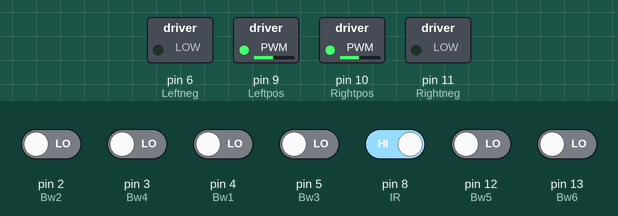
A sketch run on a simulated Arduino Uno, built with avr-gcc and run on an emulated ATmega328P. Shown: switched loads named in the sketch (green lamp = pin HIGH). The inputs (shaded band) are chosen by the test bench; at power-on: pin 8 (IR) HIGH, pin 2 (Bw2), pin 3 (Bw4), pin 4 (Bw1), pin 5 (Bw3), pin 12 (Bw5), pin 13 (Bw6) LOW.

Above: at 1.2 s.
1.3 s: pin 12 (Bw5) driven HIGH
At 1.45 s:
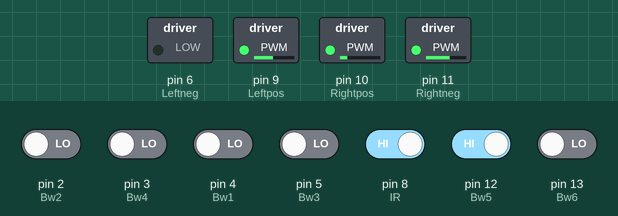
At 2.1 s:
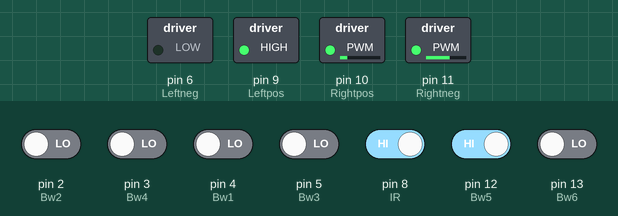
Timing chart, 0 to 1.7 s (numbered marks = the images above; inputs shaded):
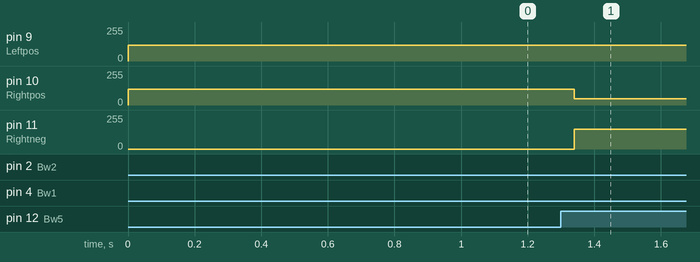

The sketch:

Finalprojectcodeeee.ino
```cpp
#define Bw1 4
#define Bw2 2
#define Bw3 5
#define Bw4 3
#define Bw5 12
#define Bw6 13
#define IR 8
#define Rightpos 10
#define Rightneg 11
#define Leftpos 9
#define Leftneg 6
// - 3 (V2) - 5 (V4) - 2 (V1) - 4 (V3)
int V1;
int V2;
int V3;
int V4;
int V5;
int V6;
// 6 Low 9 high > forward motion
// 10 high 11 low > forward motion
int IRreading;
bool onTrack;
void moveCar(int Leftspeed1, int Leftspeed2, int Rightspeed1, int Rightspeed2){
 analogWrite(Leftpos, Leftspeed1);
 analogWrite(Leftneg, Leftspeed2);
 analogWrite(Rightpos, Rightspeed1);
 analogWrite(Rightneg, Rightspeed2);
}
void setup(){
 //B/w sensors
 pinMode(Bw1, INPUT);
 pinMode(Bw2, INPUT);
 pinMode(Bw3, INPUT);
 pinMode(Bw4, INPUT);
 pinMode(Bw5,INPUT);
 pinMode(Bw6,INPUT);
 //IR sensor
 pinMode(IR, INPUT);
 //Motors
 pinMode(Rightpos,OUTPUT);
 pinMode(Rightneg,OUTPUT);
 pinMode(Leftpos,OUTPUT);
 pinMode(Leftneg,OUTPUT);

}
void loop(){

 V1= digitalRead(Bw1);
 V2= digitalRead(Bw2);
 V3= digitalRead(Bw3);
 V4= digitalRead(Bw4);
 V5= digitalRead(Bw5);
 V6= digitalRead(Bw6);
 IRreading= digitalRead(IR);
moveCar(120,0,120,0);
if (V1 == 1){
 moveCar(255,0,0,255);
}
else if (V2 == 1){
 moveCar(255,0,0,100);
}
else if (V3 == 1){
 moveCar(0,150,255,0);
}
else if (V4 == 1){
 moveCar(0,255,255,0);
}
else if (V5== 1)
moveCar(255,0,0,255);
else if (V6== 1)
moveCar(0,255,255,0);
else if (V1==1 && V2==1 && V3==1 && V4==1 && V5==1 && V6==1 )
moveCar(120,0,120,0);
}
```
